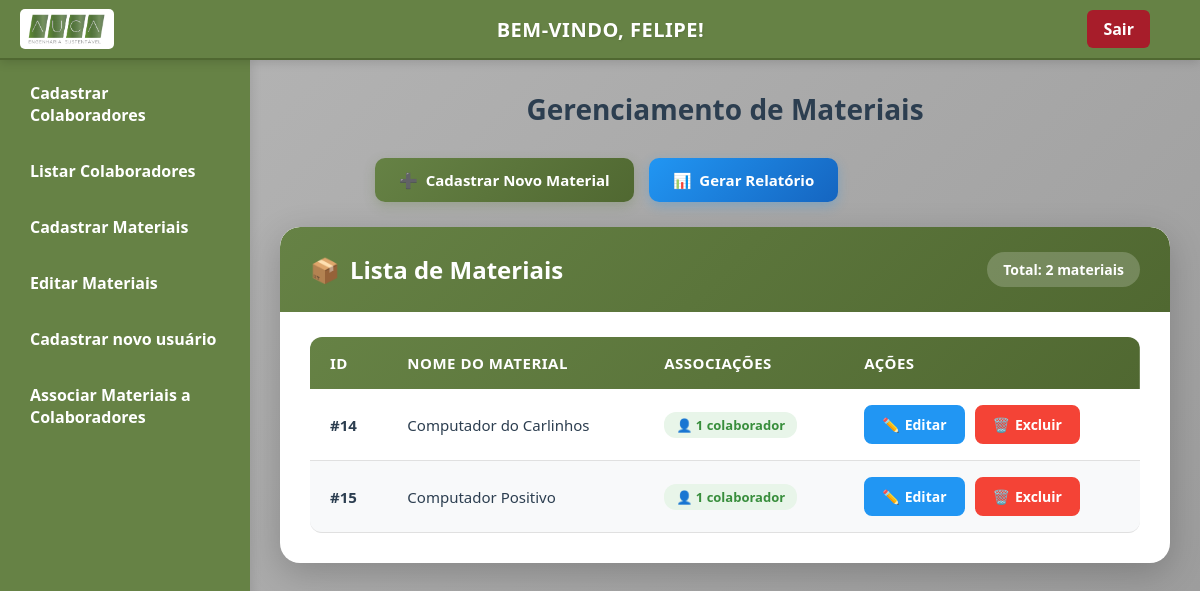
Screenshot of /listar_materiais.php (signed in) with the database file from the repository.
### tables this page shows
CREATE TABLE `materiais` (
  `id` int(11) NOT NULL,
  `nome` varchar(100) NOT NULL,
  `origem` varchar(100) NOT NULL
);

### listar_materiais.php (the view, shortened to what this page needs)
<?php
$servername = "localhost";
$db_username = "root";
$db_password = "";
$dbname = "auca_engenharia";
$conn = new mysqli($servername, $db_username, $db_password, $dbname);
$sql = "SELECT m.id, m.nome,
        COUNT(cm.colaborador_id) as total_associacoes
        FROM materiais m
        LEFT JOIN colaborador_materiais cm ON m.id = cm.material_id
        GROUP BY m.id, m.nome
        ORDER BY m.nome";
$result = $conn->query($sql);
$total_materiais = $result->num_rows;
?>
<!DOCTYPE html>
<html lang="pt-br">
<head>
    <link rel="stylesheet" href="css/colaboradores_novo_usuario.css?v=<?php echo time(); ?>" />
</head>
<body>
<div class="navbar">
    <img src="imagens/logo_nova.png" alt="Logo AUCA" class="logo" />
    <h1>Bem-vindo, <?php echo htmlspecialchars($_SESSION['usuario']); ?>!</h1>
    <a href="logout.php" class="logout">Sair</a>
</div>
<div class="sidebar">
    <a href="colaboradores.php">Cadastrar Colaboradores</a>
    <a href="listar_colaboradores.php">Listar Colaboradores</a>
    <a href="materiais.php">Cadastrar Materiais</a>
    <a href="listar_materiais.php">Editar Materiais</a>
    <a href="novo_usuario.php">Cadastrar novo usuário</a>
    <a href="associar_materiais.php">Associar Materiais a Colaboradores</a>
</div>
<div class="main-content">
    <h2>Gerenciamento de Materiais</h2>
    <div class="top-buttons">
        <a href="materiais.php" class="btn-action">
            <span>➕</span> Cadastrar Novo Material
        </a>
        <a href="relatorio_colaboradores_materias.php" class="btn-action secondary">
            <span>📊</span> Gerar Relatório
        </a>
    </div>
    <div class="table-container">
        <div class="table-header">
            <h3>
                <span>📦</span> Lista de Materiais
            </h3>
            <div class="table-stats">
                Total: <?php echo $total_materiais; ?> materiais
            </div>
        </div>
        <?php if ($result && $total_materiais > 0): ?>
        <div class="table-wrapper">
            <table>
                <thead>
                    <tr>
                        <th>ID</th>
                        <th>Nome do Material</th>
                        <th>Associações</th>
                        <th>Ações</th>
                    </tr>
                </thead>
                <tbody>
                    <?php while($row = $result->fetch_assoc()): ?>
                    <tr>
                        <td><strong>#<?php echo htmlspecialchars($row['id']); ?></strong></td>
                        <td><?php echo htmlspecialchars($row['nome']); ?></td>
                        <td>
                            <?php
                            $total_assoc = $row['total_associacoes'];
                            $badge_class = '';
                            if ($total_assoc == 0) {
                                $badge_class = 'badge';
                                $badge_text = '🆓 Disponível';
                            } elseif ($total_assoc == 1) {
                                $badge_class = 'badge success';
                                $badge_text = '👤 1 colaborador';
                            } else {
                                $badge_class = 'badge warning';
                                $badge_text = '👥 ' . $total_assoc . ' colaboradores';
                            }
                            ?>
                            <span class="<?php echo $badge_class; ?>">
                                <?php echo $badge_text; ?>
                            </span>
                        </td>
                        <td>
                            <div class="action-buttons">
                                <a href="editar_material.php?id=<?php echo $row['id']; ?>" class="btn-table btn-edit">
                                    <span>✏️</span> Editar
                                </a>
                                <a href="?delete_id=<?php echo $row['id']; ?>"
                                   class="btn-table btn-delete"
                                   onclick="return confirmDelete('<?php echo htmlspecialchars(addslashes($row['nome'])); ?>', <?php echo $total_assoc; ?>)">
                                    <span>🗑️</span> Excluir
                                </a>
                            </div>
                        </td>
                    </tr>
                    <?php endwhile; ?>
                </tbody>
            </table>
        </div>
        <?php endif; ?>
    </div>
</div>
</body>
</html>

### css/colaboradores_novo_usuario.css (style rules this page uses)
* { margin: 0; padding: 0; box-sizing: border-box; }
html, body { height: 100%; font-family: 'Segoe UI', Tahoma, Geneva, Verdana, sans-serif; color: #2c3e50; width: 100%; overflow-x: hidden; }
.navbar { width: 100%; height: 60px; background-color: #668245; display: flex; align-items: center; padding: 0 20px; position: fixed; top: 0; left: 0; border-bottom: 2px solid #506831; z-index: 1000; justify-content: space-between; color: white; box-shadow: 0 2px 10px rgba(0, 0, 0, 0.15); }
.navbar .logo { height: 40px; border-radius: 5px; transition: transform 0.3s ease; }
.navbar h1 { margin: 0 auto; font-size: 20px; flex-grow: 1; text-align: center; color: white; font-weight: 600; letter-spacing: 0.5px; }
.navbar .logout { background-color: #a71d2a; padding: 8px 16px; border-radius: 6px; text-decoration: none; color: white; font-weight: bold; transition: all 0.3s ease; margin-right: 30px; }
.sidebar { width: 250px; background-color: #668245; display: flex; flex-direction: column; position: fixed; top: 60px; left: 0; height: calc(100vh - 60px); padding: 10px; box-sizing: border-box; color: white; overflow-y: auto; box-shadow: 2px 0 10px rgba(0, 0, 0, 0.1); }
.sidebar a { color: white; padding: 12px 20px; margin-bottom: 10px; border-radius: 8px; text-decoration: none; font-size: 16px; font-weight: 600; background-color: transparent; display: block; transition: all 0.3s ease; }
.main-content { margin-left: 250px; padding: 90px 30px 30px; background: linear-gradient(135deg, #B3B3B3 0%, #9a9a9a 100%); color: #2c3e50; min-height: 100vh; box-sizing: border-box; }
.main-content > * { max-width: 700px; margin-left: auto; margin-right: auto; }
h1 { margin: 0 0 40px 0; text-align: center; font-weight: 700; color: #2c3e50; font-size: 32px; text-transform: uppercase; letter-spacing: 1px; text-shadow: 1px 1px 2px rgba(0, 0, 0, 0.1); }
h2 { color: #2c3e50; font-size: 28px; font-weight: 700; text-align: center; margin-bottom: 30px; }
::placeholder { color: #999; font-style: italic; }

### rows the page displays
materiais: id "14", nome "Computador do Carlinhos", badge_text "👤 1 colaborador"
materiais: id "15", nome "Computador Positivo", badge_text "👤 1 colaborador"

### other values shown
$_SESSION['usuario'] "FELIPE"
$total_materiais "2"
